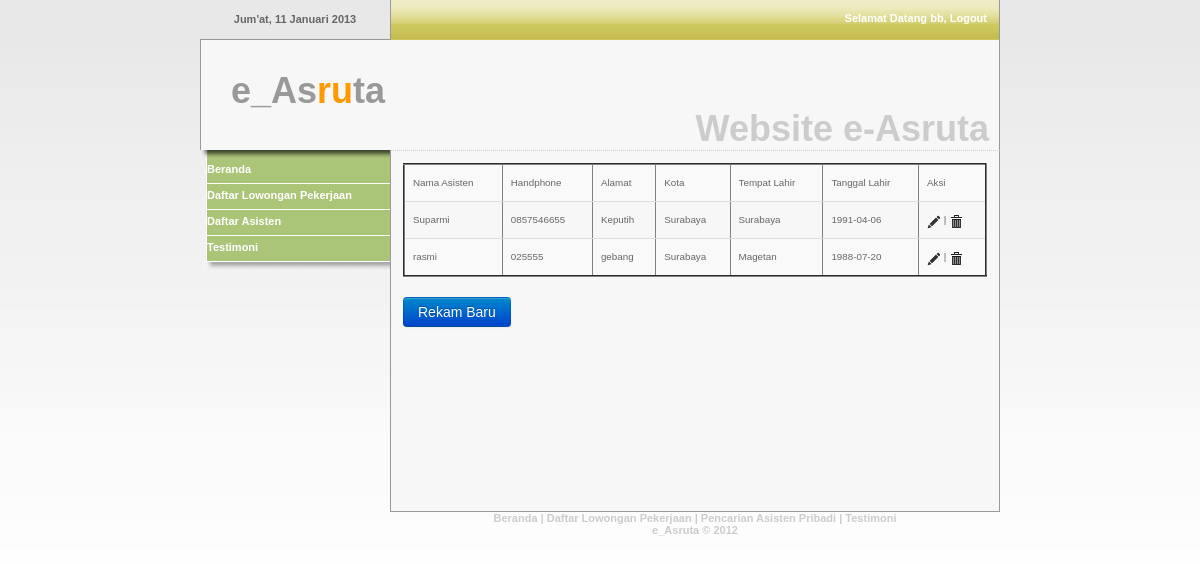
Page /view/daftar_asisten.php (signed in) on the committed database.
### tables this page shows
CREATE TABLE IF NOT EXISTS `asisten` (
  `KD_ASISTEN` int(11) NOT NULL AUTO_INCREMENT,
  `KD_MEMBER` int(11) NOT NULL,
  `NM_ASISTEN` varchar(50) NOT NULL,
  `HAPEASISTEN` varchar(20) NOT NULL,
  `ALAMAT_ASISTEN` varchar(50) NOT NULL,
  `TGL_LAHIRASISTEN` date NOT NULL,
  `TMPT_LAHIRASISTEN` varchar(50) NOT NULL,
  `KOTA_ASISTEN` varchar(50) NOT NULL,
  `NO_IDASISTEN` varchar(20) NOT NULL,
  `COPY_ASISTEN` varchar(40) NOT NULL,
  PRIMARY KEY (`KD_ASISTEN`)
);

### config/waktu.php (called while the page is built, shortened)
<?php
$times=getdate();
$hari = $times['weekday'];
	switch($hari){
		case "Friday":
			$hari = "Jum'at";
			break;
		}
	$bulan = $times['mon'];
	switch($bulan){
		case 1:
			$bulan = "Januari";
			break;
	}
	$waktunya=$hari.", ".$times['mday']." ".$bulan." ".$times['year'];

### config/koneksi.php (called while the page is built, shortened)
<?php
class Koneksi{
var $db_name='e_asruta';
	function pilihdb(){
		$db_select=mysql_select_db($this->db_name);
	}
	function tutupdb(){
		$tutup = mysql_close() or die ("Tidak bisa memutus koneksi ke database");
		return $tutup;
	}
}

### lib/birojasa_dao.php (called while the page is built, shortened)
<?php
    class birojasa_dao{
		function daftar_asisten($kd_member){
            $sql = "
			Select
			kd_asisten,
			nm_asisten,
			hapeasisten,
			alamat_asisten,
			kota_asisten,
			tmpt_lahirasisten,
			tgl_lahirasisten
			From
			asisten
			Where
			kd_member = '".$kd_member."'
			";
			$list_cari = false;
			$res = mysql_query($sql);
			if($res){
				while($row = mysql_fetch_assoc($res)){
					$cari = new birojasa();
					$cari->kd_asisten=$row['kd_asisten'];
					$cari->nm_asisten=$row['nm_asisten'];
					$cari->hapeasisten=$row['hapeasisten'];
					$cari->alamat_asisten=$row['alamat_asisten'];
					$cari->kota_asisten=$row['kota_asisten'];
					$cari->tmpt_lahirasisten=$row['tmpt_lahirasisten'];
					$cari->tgl_lahirasisten=$row['tgl_lahirasisten'];
					$list_cari[] = $cari;
				}
			}
		return $list_cari;
	}
}
?>

### view/daftar_asisten.php (the view, shortened to what this page needs)
<?php
include_once 'header.php';
include_once 'sidebar_birojasa.php';
include '../lib/birojasa_dao.php';
$kd_member = $_SESSION['kduser'];
$daftar = new birojasa_dao();
$data = $daftar->daftar_asisten($kd_member);
?>
		<div id="contenttext">
			<div class="bodytext" style="padding:12px;" align="justify">
				<table border="2" align="left" class="table table-striped">
					<tr>
						<td>Nama Asisten</td>
						<td>Handphone</td>
						<td>Alamat</td>
						<td>Kota</td>
						<td>Tempat Lahir</td>
						<td>Tanggal Lahir</td>
						<td>Aksi</td>
					</tr>
				<?php
					if($data!=NULL){
						foreach ($data as $list){
				?>
				   <tr>	<td><?php echo $list->nm_asisten; ?></td>
						<td><?php echo $list->hapeasisten;?></td>
						<td><?php echo $list->alamat_asisten; ?></td>
						<td><?php echo $list->kota_asisten; ?></td>
						<td><?php echo $list->tmpt_lahirasisten; ?></td>
						<td><?php echo $list->tgl_lahirasisten; ?></td>
						<td><?php echo '<a href="form_editasisten.php?id='.$list->kd_asisten.'" class="icon-pencil"></a>' ; ?> | <?php echo '<a href="action.hapusdata.php?id='.$list->kd_asisten.'" class="icon-trash"></a>';?></td>
						</tr>
				<?php 	}
					} ?>
				</table>
				<td><?php echo '<a href="form_tambahasisten.php?id='.$kd_member.'" class="btn btn-primary">Rekam Baru</a>' ; ?></td>
			</div>
		</div>
<?php include 'footer.php'; ?>

### view/header.php (shortened to what this page needs)
<?php
include_once '../config/koneksi.php';
include_once '../config/waktu.php';
?>
<!DOCTYPE html PUBLIC "-//W3C//DTD XHTML 1.0 Transitional//EN" "http://www.w3.org/TR/xhtml1/DTD/xhtml1-transitional.dtd">
<html xmlns="http://www.w3.org/1999/xhtml">
<head>
	<link rel="stylesheet" href="bootstrap/css/bootstrap.css" type="text/css" />
</head>
<body>
	<div id="page" align="center">
		<div id="toppage" align="center">
			<div id="date">
				<div class="smalltext" style="padding:13px;"><strong><?php echo $waktunya; ?></strong></div>
			</div>
			<div id="topbar">
				<div align="right" style="padding:12px;" class="smallwhitetext"> Selamat Datang <?php echo $_SESSION['users']; ?>, <a href="action.logout.php">Logout</a></div>
			</div>
		</div>
		<div id="header" align="center">
			<div class="titletext" id="logo">
				<div class="logotext" style="margin:30px">e_As<span class="orangelogotext">ru</span>ta</div>
			</div>
			<div id="pagetitle">
				<div id="title" class="titletext" align="right">Website e-Asruta</div>
			</div>
		</div>

### view/sidebar_birojasa.php
<div id="content" align="left">
			<div id="menu" align="right">
				<div align="left" style="width:189px; height:8px;"><img src="images/mnu_topshadow.gif" width="189" height="8" alt="mnutopshadow" /></div>
				<div id="linksmenu" align="left">
					<a href="halaman_majikan.php" title="Beranda">Beranda</a>
					<a href="lihat_lowongan.php" title="Lowongan">Daftar Lowongan Pekerjaan</a>
					<a href="daftar_asisten.php" title="Cari Asisten">Daftar Asisten</a>
					<a href="lihat_testimoni.php" title="Testimoni">Testimoni</a>
				</div>
				<div align="right" style="width:189px; height:8px;"><img src="images/mnu_bottomshadow.gif" width="189" height="8" alt="mnubottomshadow" /></div>
			</div>

### view/footer.php
		<div id="footer" class="smallgraytext" align="center">
			<a href="#">Beranda</a> | <a href="#">Daftar Lowongan Pekerjaan</a> | <a href="#">Pencarian Asisten Pribadi</a> | <a href="#">Testimoni</a>
			<br>e_Asruta &copy; 2012<br />
		</div>
	</div>
</body>
</html>

### rows in the picture
asisten: NM_ASISTEN "Suparmi", HAPEASISTEN "0857546655", ALAMAT_ASISTEN "Keputih", KOTA_ASISTEN "Surabaya", TMPT_LAHIRASISTEN "Surabaya", TGL_LAHIRASISTEN "1991-04-06"
asisten: NM_ASISTEN "rasmi", HAPEASISTEN "025555", ALAMAT_ASISTEN "gebang", KOTA_ASISTEN "Surabaya", TMPT_LAHIRASISTEN "Magetan", TGL_LAHIRASISTEN "1988-07-20"

### other values in the picture
$waktunya "Jum'at, 11 Januari 2013"
$_SESSION['users'] "bb"
